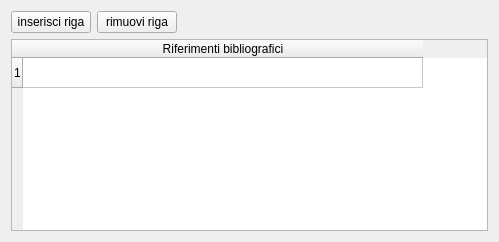
       <widget class="QWidget" name="tab_5">
        <attribute name="title">
         <string>Bibliografia</string>
        </attribute>
        <layout class="QGridLayout" name="gridLayout_9">
         <item row="0" column="0">
          <layout class="QHBoxLayout" name="horizontalLayout_5">
           <item>
            <widget class="QPushButton" name="pushButton_insert_row_bibliografia">
             <property name="font">
              <font>
               <pointsize>9</pointsize>
              </font>
             </property>
             <property name="text">
              <string>inserisci riga</string>
             </property>
            </widget>
           </item>
           <item>
            <widget class="QPushButton" name="pushButton_remove_row_bibliografia">
             <property name="font">
              <font>
               <pointsize>9</pointsize>
              </font>
             </property>
             <property name="text">
              <string>rimuovi riga</string>
             </property>
            </widget>
           </item>
          </layout>
         </item>
         <item row="0" column="1">
          <spacer name="horizontalSpacer_6">
           <property name="orientation">
            <enum>Qt::Horizontal</enum>
           </property>
           <property name="sizeHint" stdset="0">
            <size>
             <width>305</width>
             <height>20</height>
            </size>
           </property>
          </spacer>
         </item>
         <item row="1" column="0" colspan="2">
          <widget class="QTableWidget" name="tableWidget_bibliografia">
           <property name="frameShape">
            <enum>QFrame::StyledPanel</enum>
           </property>
           <property name="frameShadow">
            <enum>QFrame::Raised</enum>
           </property>
           <property name="verticalScrollBarPolicy">
            <enum>Qt::ScrollBarAsNeeded</enum>
           </property>
           <property name="horizontalScrollBarPolicy">
            <enum>Qt::ScrollBarAsNeeded</enum>
           </property>
           <property name="editTriggers">
            <set>QAbstractItemView::AnyKeyPressed|QAbstractItemView::DoubleClicked|QAbstractItemView::EditKeyPressed</set>
           </property>
           <property name="selectionMode">
            <enum>QAbstractItemView::SingleSelection</enum>
           </property>
           <property name="selectionBehavior">
            <enum>QAbstractItemView::SelectRows</enum>
           </property>
           <property name="rowCount">
            <number>1</number>
           </property>
           <property name="columnCount">
            <number>1</number>
           </property>
           <attribute name="horizontalHeaderDefaultSectionSize">
            <number>400</number>
           </attribute>
           <attribute name="horizontalHeaderDefaultSectionSize">
            <number>400</number>
           </attribute>
           <row/>
           <column>
            <property name="text">
             <string>Riferimenti bibliografici</string>
            </property>
           </column>
          </widget>
         </item>
        </layout>
       </widget>
